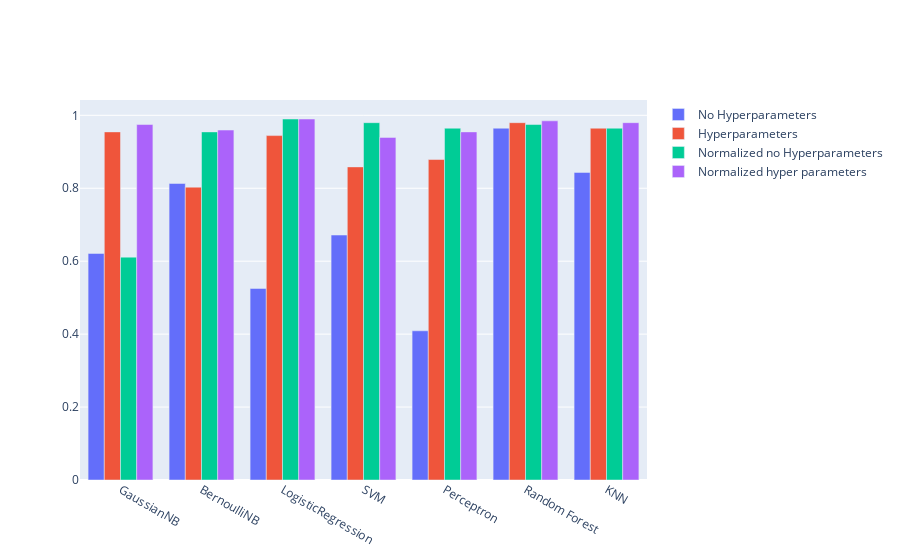

The cell this chart's notebook holds for it:
### Markdown cell above
### Visualisation graphique des F1-scores

### Code cell
import plotly.graph_objects as go

fig = go.Figure(data=[
    go.Bar(name='No Hyperparameters', x=result.models, y=result['f1 score']),
    go.Bar(name='Hyperparameters', x=result.models, y=result['f1 score hyperparameters']),
    go.Bar(name='Normalized no Hyperparameters', x=result.models, y=result['f1 score normalized']),
    go.Bar(name='Normalized hyper parameters', x=result.models, y=result['f1 score normalized hyperparameters'])
])
# Change the bar mode
fig.update_layout(barmode='group')
fig.show()

### Figure 1 — Plotly figure (JSON) as saved in the notebook; plotly's stock layout.template omitted (floating-point values rounded to 4 significant figures)
{"data": [{"name": "No Hyperparameters", "type": "bar", "x": ["GaussianNB", "BernoulliNB", "LogisticRegression", "SVM", "Perceptron", "Random Forest", "KNN"], "y": [0.6212, 0.8131, 0.5253, 0.6717, 0.4091, 0.9646, 0.8434]}, {"name": "Hyperparameters", "type": "bar", "x": ["GaussianNB", "BernoulliNB", "LogisticRegression", "SVM", "Perceptron", "Random Forest", "KNN"], "y": [0.9545, 0.803, 0.9444, 0.8586, 0.8788, 0.9798, 0.9646]}, {"name": "Normalized no Hyperparameters", "type": "bar", "x": ["GaussianNB", "BernoulliNB", "LogisticRegression", "SVM", "Perceptron", "Random Forest", "KNN"], "y": [0.6111, 0.9545, 0.9899, 0.9798, 0.9646, 0.9747, 0.9646]}, {"name": "Normalized hyper parameters", "type": "bar", "x": ["GaussianNB", "BernoulliNB", "LogisticRegression", "SVM", "Perceptron", "Random Forest", "KNN"], "y": [0.9747, 0.9596, 0.9899, 0.9394, 0.9545, 0.9848, 0.9798]}], "layout": {"barmode": "group"}}
